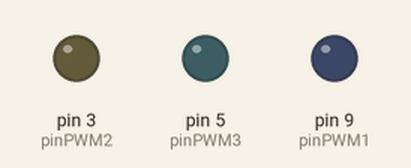
A sketch run on a simulated Arduino Uno, built with avr-gcc and run on an emulated ATmega328P. Parts: output pins drawn as LEDs (lit = HIGH).

Above: at 0.05 s.
At 1.2 s:
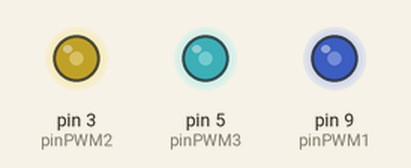
At 2.35 s:
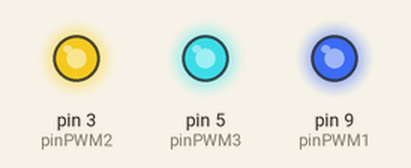
At 3.5 s:
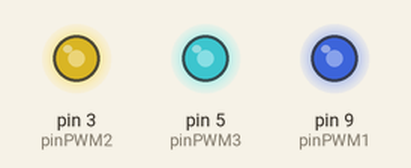
At 4.7 s:
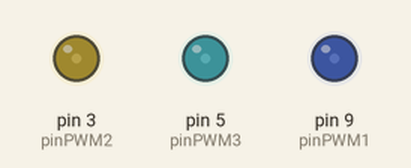
Timing chart, 0 to 6.8 s (numbered marks = the images above):
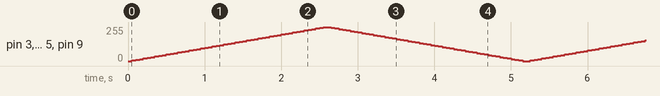

The sketch:

sketch.ino
```cpp
//Señal pwm para servomotes
const int pinPWM1 = 9; // Definir el pin PWM (pines 3, 5, 6, 9, 10 y 11 son PWM)
const int pinPWM2 = 3;
const int pinPWM3 = 5;
int brillo = 0; // Variable para controlar el brillo del LED

void setup() {
  pinMode(pinPWM1, OUTPUT); // Configurar el pin PWM como salida
}

void loop() {
  for (brillo = 0; brillo <= 255; brillo += 5) { // Aumentar brillo gradualmente
    analogWrite(pinPWM1, brillo); // Establecer el brillo del LED
    //delay(50); // Esperar un breve tiempo
    analogWrite(pinPWM2, brillo); // Establecer el brillo del LED
    //delay(50); // Esperar un breve tiempo
    analogWrite(pinPWM3, brillo); // Establecer el brillo del LED
    delay(50); // Esperar un breve tiempo
  }
  for (brillo = 255; brillo >= 0; brillo -= 5) { // Disminuir brillo gradualmente
    analogWrite(pinPWM1, brillo); // Establecer el brillo del LED
   // delay(50); // Esperar un breve tiempo
    analogWrite(pinPWM2, brillo); // Establecer el brillo del LED
    //delay(50); // Esperar un breve tiempo
    analogWrite(pinPWM3, brillo); // Establecer el brillo del LED
    delay(50); // Esperar un breve tiempo
  }
}
```
